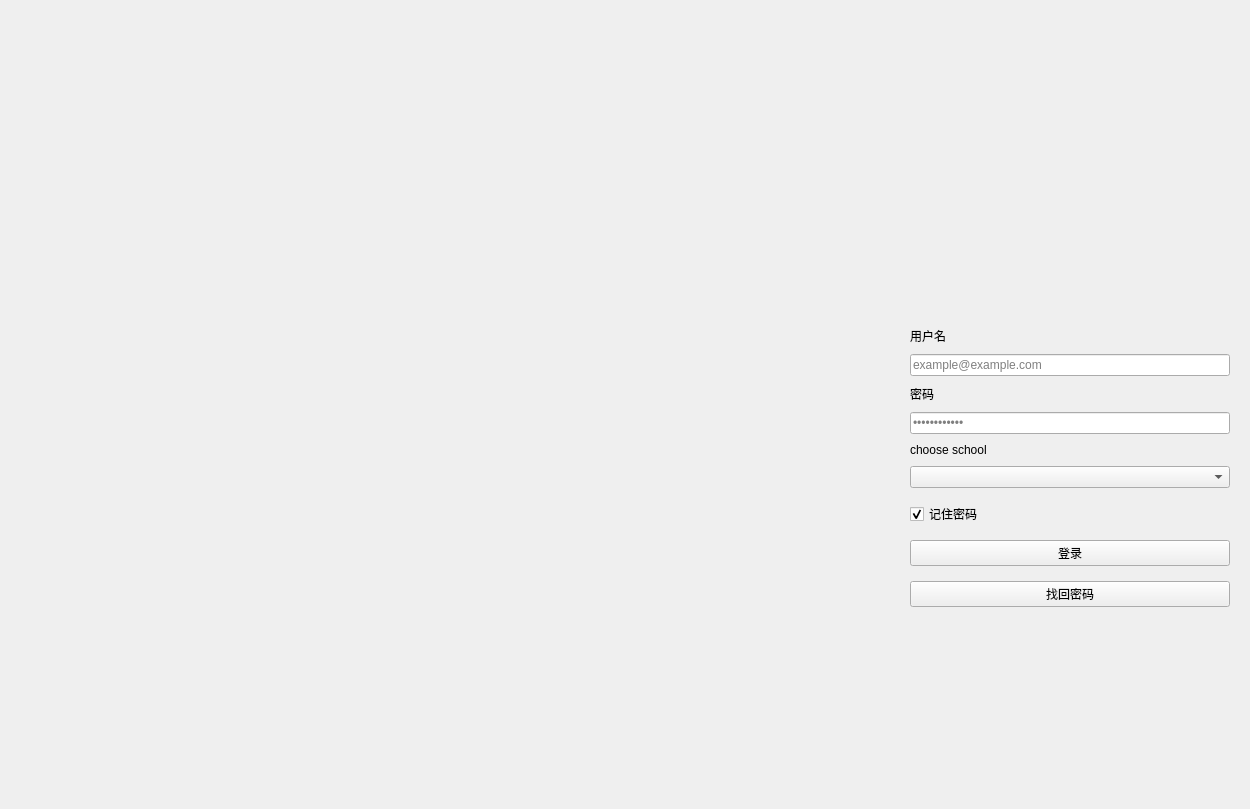
<?xml version="1.0" encoding="UTF-8"?>
<ui version="4.0">
 <class>Form</class>
 <widget class="QWidget" name="Form">
  <property name="geometry">
   <rect>
    <x>0</x>
    <y>0</y>
    <width>1250</width>
    <height>809</height>
   </rect>
  </property>
  <property name="minimumSize">
   <size>
    <width>700</width>
    <height>500</height>
   </size>
  </property>
  <property name="windowTitle">
   <string>Form</string>
  </property>
  <layout class="QHBoxLayout" name="horizontalLayout">
   <property name="spacing">
    <number>0</number>
   </property>
   <property name="leftMargin">
    <number>0</number>
   </property>
   <property name="topMargin">
    <number>0</number>
   </property>
   <property name="rightMargin">
    <number>0</number>
   </property>
   <property name="bottomMargin">
    <number>0</number>
   </property>
   <item>
    <widget class="QLabel" name="label">
     <property name="text">
      <string/>
     </property>
     <property name="pixmap">
      <pixmap resource="../resource.qrc">:/images/background.jpg</pixmap>
     </property>
     <property name="scaledContents">
      <bool>true</bool>
     </property>
    </widget>
   </item>
   <item>
    <widget class="QWidget" name="widget" native="true">
     <property name="sizePolicy">
      <sizepolicy hsizetype="Preferred" vsizetype="Preferred">
       <horstretch>0</horstretch>
       <verstretch>0</verstretch>
      </sizepolicy>
     </property>
     <property name="minimumSize">
      <size>
       <width>360</width>
       <height>0</height>
      </size>
     </property>
     <property name="maximumSize">
      <size>
       <width>360</width>
       <height>16777215</height>
      </size>
     </property>
     <property name="styleSheet">
      <string notr="true">QLabel{
	font: 13px 'Microsoft YaHei'
}</string>
     </property>
     <layout class="QVBoxLayout" name="verticalLayout_2">
      <property name="spacing">
       <number>9</number>
      </property>
      <property name="leftMargin">
       <number>20</number>
      </property>
      <property name="topMargin">
       <number>20</number>
      </property>
      <property name="rightMargin">
       <number>20</number>
      </property>
      <property name="bottomMargin">
       <number>20</number>
      </property>
      <item>
       <spacer name="verticalSpacer">
        <property name="orientation">
         <enum>Qt::Vertical</enum>
        </property>
        <property name="sizeHint" stdset="0">
         <size>
          <width>20</width>
          <height>40</height>
         </size>
        </property>
       </spacer>
      </item>
      <item alignment="Qt::AlignHCenter">
       <widget class="QLabel" name="label_2">
        <property name="enabled">
         <bool>true</bool>
        </property>
        <property name="sizePolicy">
         <sizepolicy hsizetype="Preferred" vsizetype="Expanding">
          <horstretch>0</horstretch>
          <verstretch>0</verstretch>
         </sizepolicy>
        </property>
        <property name="minimumSize">
         <size>
          <width>100</width>
          <height>100</height>
         </size>
        </property>
        <property name="maximumSize">
         <size>
          <width>100</width>
          <height>100</height>
         </size>
        </property>
        <property name="text">
         <string/>
        </property>
        <property name="pixmap">
         <pixmap resource="../resource.qrc">:/images/logo.png</pixmap>
        </property>
        <property name="scaledContents">
         <bool>true</bool>
        </property>
       </widget>
      </item>
      <item>
       <spacer name="verticalSpacer_3">
        <property name="orientation">
         <enum>Qt::Vertical</enum>
        </property>
        <property name="sizeType">
         <enum>QSizePolicy::Fixed</enum>
        </property>
        <property name="sizeHint" stdset="0">
         <size>
          <width>20</width>
          <height>15</height>
         </size>
        </property>
       </spacer>
      </item>
      <item>
       <widget class="BodyLabel" name="label_5">
        <property name="text">
         <string>用户名</string>
        </property>
       </widget>
      </item>
      <item>
       <widget class="LineEdit" name="lineEdit_3">
        <property name="placeholderText">
         <string>example@example.com</string>
        </property>
        <property name="clearButtonEnabled">
         <bool>true</bool>
        </property>
       </widget>
      </item>
      <item>
       <widget class="BodyLabel" name="label_6">
        <property name="text">
         <string>密码</string>
        </property>
       </widget>
      </item>
      <item>
       <widget class="LineEdit" name="lineEdit_5">
        <property name="echoMode">
         <enum>QLineEdit::Password</enum>
        </property>
        <property name="placeholderText">
         <string>••••••••••••</string>
        </property>
        <property name="clearButtonEnabled">
         <bool>true</bool>
        </property>
       </widget>
      </item>
      <item>
       <widget class="BodyLabel" name="label_7">
        <property name="layoutDirection">
         <enum>Qt::LeftToRight</enum>
        </property>
        <property name="text">
         <string>choose school</string>
        </property>
       </widget>
      </item>
      <item>
       <widget class="ComboBox" name="comboBox"/>
      </item>
      <item>
       <spacer name="verticalSpacer_5">
        <property name="orientation">
         <enum>Qt::Vertical</enum>
        </property>
        <property name="sizeType">
         <enum>QSizePolicy::Fixed</enum>
        </property>
        <property name="sizeHint" stdset="0">
         <size>
          <width>20</width>
          <height>5</height>
         </size>
        </property>
       </spacer>
      </item>
      <item>
       <widget class="CheckBox" name="checkBox">
        <property name="text">
         <string>记住密码</string>
        </property>
        <property name="checked">
         <bool>true</bool>
        </property>
       </widget>
      </item>
      <item>
       <spacer name="verticalSpacer_4">
        <property name="orientation">
         <enum>Qt::Vertical</enum>
        </property>
        <property name="sizeType">
         <enum>QSizePolicy::Fixed</enum>
        </property>
        <property name="sizeHint" stdset="0">
         <size>
          <width>20</width>
          <height>5</height>
         </size>
        </property>
       </spacer>
      </item>
      <item>
       <widget class="PrimaryPushButton" name="pushButton">
        <property name="text">
         <string>登录</string>
        </property>
       </widget>
      </item>
      <item>
       <spacer name="verticalSpacer_6">
        <property name="orientation">
         <enum>Qt::Vertical</enum>
        </property>
        <property name="sizeType">
         <enum>QSizePolicy::Fixed</enum>
        </property>
        <property name="sizeHint" stdset="0">
         <size>
          <width>20</width>
          <height>6</height>
         </size>
        </property>
       </spacer>
      </item>
      <item>
       <widget class="HyperlinkButton" name="pushButton_2">
        <property name="text">
         <string>找回密码</string>
        </property>
       </widget>
      </item>
      <item>
       <spacer name="verticalSpacer_2">
        <property name="orientation">
         <enum>Qt::Vertical</enum>
        </property>
        <property name="sizeHint" stdset="0">
         <size>
          <width>20</width>
          <height>40</height>
         </size>
        </property>
       </spacer>
      </item>
     </layout>
    </widget>
   </item>
  </layout>
 </widget>
 <customwidgets>
  <customwidget>
   <class>LineEdit</class>
   <extends>QLineEdit</extends>
   <header>qfluentwidgets</header>
  </customwidget>
  <customwidget>
   <class>CheckBox</class>
   <extends>QCheckBox</extends>
   <header>qfluentwidgets</header>
  </customwidget>
  <customwidget>
   <class>PrimaryPushButton</class>
   <extends>QPushButton</extends>
   <header>qfluentwidgets</header>
  </customwidget>
  <customwidget>
   <class>HyperlinkButton</class>
   <extends>QPushButton</extends>
   <header>qfluentwidgets</header>
  </customwidget>
  <customwidget>
   <class>BodyLabel</class>
   <extends>QLabel</extends>
   <header>qfluentwidgets</header>
  </customwidget>
  <customwidget>
   <class>ComboBox</class>
   <extends>QComboBox</extends>
   <header>qfluentwidgets</header>
  </customwidget>
 </customwidgets>
 <resources>
  <include location="../resource.qrc"/>
 </resources>
 <connections/>
</ui>
